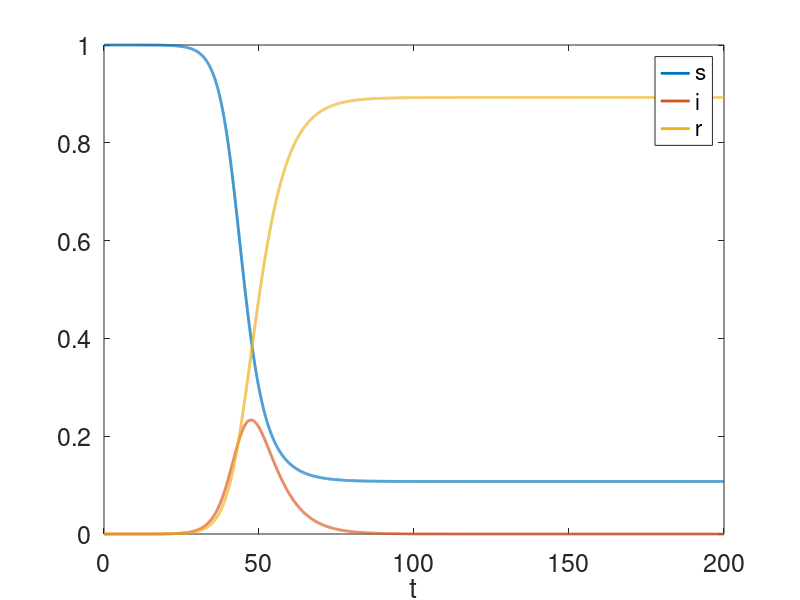

Write MATLAB code to recreate this figure.
function solve_sir


%initial population values
s0 = 0.999999;
i0 = 0.000001;
r0 = 0;

t0   = 0;      %initial time
tend = 200;     %final time


%parameter values
beta  = 0.5;    
gamma = 0.2;


%we are packing all parameters into a structure called param
% [you don't need to worry about this ]
param.beta = beta;  
param.gamma = gamma;  


% put the initial values into an array
y0=[s0; i0; r0];  


% some options for the ODE solver. Don't need to worry about this
opts=odeset('Reltol',1e-6,'AbsTol',1e-6*ones(length(y0),1));


% create an array of 10000  "linearly spaced" t values starting from t0
% and ending at tend
Tspan = linspace(t0,tend,10000);

% solve the DE
[t,Y]=ode45(@rhs_of_DE,Tspan,y0,opts,param);


%Display the final values
s_end = Y(end,1); i_end = Y(end,2); r_end = Y(end,3);

disp('final values of s,i,r are:')

s_end 
i_end
r_end


% take the matrix output and store into s, i, and r vectors:
s = Y(:,1); i = Y(:,2); r = Y(:,3);

%plot the results
figure(1); 
clf; %Comment this line if plotting multiple curves on same figure
plot(t,s,'linewidth',2); 
hold on;
plot(t,i,'linewidth',2); 
hold on;
plot(t,r,'linewidth',2); 
hold on;

%The following 2 lines print the text beta=# near the local maximum 
% of i(t) graph. Uncomment those lines when plotting only i(t) graph.

%[max,index] = max(i);
%h=text(t(index)+2,max,['{\beta} = ' num2str(beta)]);

axis ([t0, tend,0,1]);
xlabel('t','fontsize',18);
set(gca,'fontsize',18);

%Change the label(s) as appropriate
legend('s','i','r');
end


% definition of the right hand side (rhs) of the system of differential
% equations
function dYdt=rhs_of_DE(t,Y,param)


beta = param.beta;
gamma = param.gamma;

s = Y(1);
i = Y(2);
r = Y(3);

dsdt = -beta*s*i; 
didt = beta*s*i -gamma*i;
drdt = gamma*i;

dYdt = [dsdt ; didt; drdt];

end